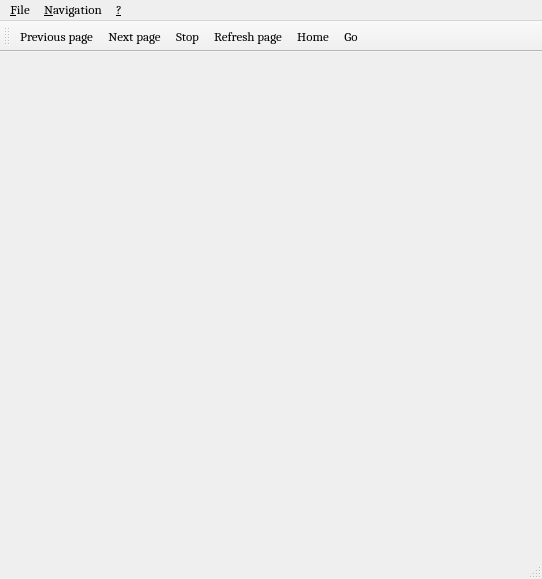
<?xml version="1.0" encoding="UTF-8"?>
<ui version="4.0">
 <class>MainWindow</class>
 <widget class="QMainWindow" name="MainWindow">
  <property name="geometry">
   <rect>
    <x>0</x>
    <y>0</y>
    <width>542</width>
    <height>579</height>
   </rect>
  </property>
  <property name="font">
   <font>
    <family>Cambria</family>
    <pointsize>10</pointsize>
   </font>
  </property>
  <widget class="QWidget" name="centralwidget"/>
  <widget class="QMenuBar" name="menuBar">
   <property name="geometry">
    <rect>
     <x>0</x>
     <y>0</y>
     <width>542</width>
     <height>20</height>
    </rect>
   </property>
   <widget class="QMenu" name="menuFile">
    <property name="title">
     <string>&amp;File</string>
    </property>
    <addaction name="actionOpen_Tab"/>
    <addaction name="actionClose_Tab"/>
    <addaction name="separator"/>
    <addaction name="actionClose"/>
   </widget>
   <widget class="QMenu" name="menuNavigation">
    <property name="title">
     <string>&amp;Navigation</string>
    </property>
    <addaction name="actionHome"/>
    <addaction name="separator"/>
    <addaction name="actionPrevious_page"/>
    <addaction name="actionNext_page"/>
    <addaction name="separator"/>
    <addaction name="actionRefresh_page"/>
    <addaction name="actionStop"/>
   </widget>
   <widget class="QMenu" name="menuHelp">
    <property name="toolTip">
     <string>Help</string>
    </property>
    <property name="title">
     <string>&amp;?</string>
    </property>
    <addaction name="actionAbout_zNavigo"/>
    <addaction name="actionAbout_Qt"/>
   </widget>
   <addaction name="menuFile"/>
   <addaction name="menuNavigation"/>
   <addaction name="menuHelp"/>
  </widget>
  <widget class="QStatusBar" name="statusBar"/>
  <widget class="QToolBar" name="toolBarFichier">
   <attribute name="toolBarArea">
    <enum>TopToolBarArea</enum>
   </attribute>
   <attribute name="toolBarBreak">
    <bool>false</bool>
   </attribute>
   <addaction name="actionPrevious_page"/>
   <addaction name="actionNext_page"/>
   <addaction name="actionStop"/>
   <addaction name="actionRefresh_page"/>
   <addaction name="actionHome"/>
   <addaction name="actionGo"/>
  </widget>
  <action name="actionOpen_Tab">
   <property name="text">
    <string>Open Tab</string>
   </property>
   <property name="shortcut">
    <string>Ctrl+T</string>
   </property>
  </action>
  <action name="actionClose_Tab">
   <property name="text">
    <string>Close Tab</string>
   </property>
   <property name="shortcut">
    <string>Ctrl+W</string>
   </property>
  </action>
  <action name="actionClose">
   <property name="icon">
    <iconset>
     <normaloff>../build-zNavigo-Desktop_Qt_5_5_0_MinGW_32bit-Debug/quit.png</normaloff>../build-zNavigo-Desktop_Qt_5_5_0_MinGW_32bit-Debug/quit.png</iconset>
   </property>
   <property name="text">
    <string>Close</string>
   </property>
   <property name="toolTip">
    <string>Close</string>
   </property>
   <property name="shortcut">
    <string>Ctrl+Q</string>
   </property>
  </action>
  <action name="actionPrevious_page">
   <property name="icon">
    <iconset>
     <normaloff>../build-zNavigo-Desktop_Qt_5_5_0_MinGW_32bit-Debug/prec.png</normaloff>../build-zNavigo-Desktop_Qt_5_5_0_MinGW_32bit-Debug/prec.png</iconset>
   </property>
   <property name="text">
    <string>Previous page</string>
   </property>
   <property name="shortcut">
    <string>Ctrl+P</string>
   </property>
  </action>
  <action name="actionNext_page">
   <property name="icon">
    <iconset>
     <normaloff>../build-zNavigo-Desktop_Qt_5_5_0_MinGW_32bit-Debug/suiv.png</normaloff>../build-zNavigo-Desktop_Qt_5_5_0_MinGW_32bit-Debug/suiv.png</iconset>
   </property>
   <property name="text">
    <string>Next page</string>
   </property>
   <property name="shortcut">
    <string>Ctrl+N</string>
   </property>
  </action>
  <action name="actionRefresh_page">
   <property name="icon">
    <iconset>
     <normaloff>../build-zNavigo-Desktop_Qt_5_5_0_MinGW_32bit-Debug/actu.png</normaloff>../build-zNavigo-Desktop_Qt_5_5_0_MinGW_32bit-Debug/actu.png</iconset>
   </property>
   <property name="text">
    <string>Refresh page</string>
   </property>
   <property name="shortcut">
    <string>Ctrl+R</string>
   </property>
  </action>
  <action name="actionStop">
   <property name="icon">
    <iconset>
     <normaloff>../build-zNavigo-Desktop_Qt_5_5_0_MinGW_32bit-Debug/stop.png</normaloff>../build-zNavigo-Desktop_Qt_5_5_0_MinGW_32bit-Debug/stop.png</iconset>
   </property>
   <property name="text">
    <string>Stop</string>
   </property>
   <property name="shortcut">
    <string>Ctrl+S</string>
   </property>
  </action>
  <action name="actionHome">
   <property name="icon">
    <iconset>
     <normaloff>../build-zNavigo-Desktop_Qt_5_5_0_MinGW_32bit-Debug/home.png</normaloff>../build-zNavigo-Desktop_Qt_5_5_0_MinGW_32bit-Debug/home.png</iconset>
   </property>
   <property name="text">
    <string>Home</string>
   </property>
   <property name="shortcut">
    <string>Ctrl+H</string>
   </property>
  </action>
  <action name="actionAbout_zNavigo">
   <property name="text">
    <string>About zNavigo...</string>
   </property>
  </action>
  <action name="actionAbout_Qt">
   <property name="text">
    <string>About Qt...</string>
   </property>
  </action>
  <action name="actionGo">
   <property name="icon">
    <iconset>
     <normaloff>../build-zNavigo-Desktop_Qt_5_5_0_MinGW_32bit-Debug/go.png</normaloff>../build-zNavigo-Desktop_Qt_5_5_0_MinGW_32bit-Debug/go.png</iconset>
   </property>
   <property name="text">
    <string>Go</string>
   </property>
   <property name="toolTip">
    <string>Go</string>
   </property>
  </action>
 </widget>
 <resources/>
 <connections/>
</ui>
